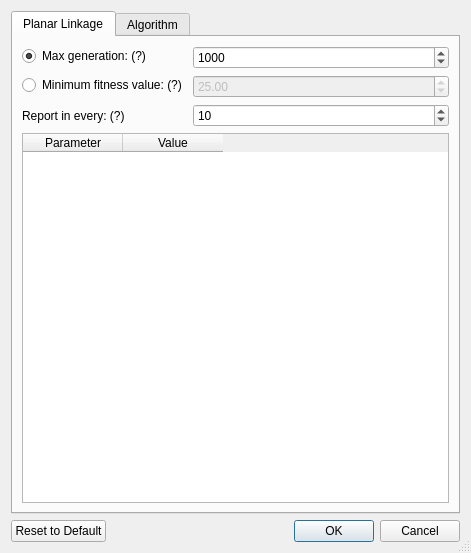
<?xml version="1.0" encoding="UTF-8"?>
<ui version="4.0">
 <class>Dialog</class>
 <widget class="QDialog" name="Dialog">
  <property name="geometry">
   <rect>
    <x>0</x>
    <y>0</y>
    <width>471</width>
    <height>553</height>
   </rect>
  </property>
  <property name="minimumSize">
   <size>
    <width>471</width>
    <height>553</height>
   </size>
  </property>
  <property name="windowTitle">
   <string>Options</string>
  </property>
  <property name="windowIcon">
   <iconset resource="../../../../icons.qrc">
    <normaloff>:/icons/DimensionalSynthesis.png</normaloff>:/icons/DimensionalSynthesis.png</iconset>
  </property>
  <property name="sizeGripEnabled">
   <bool>true</bool>
  </property>
  <property name="modal">
   <bool>true</bool>
  </property>
  <layout class="QVBoxLayout" name="verticalLayout">
   <item>
    <widget class="QTabWidget" name="tabWidget">
     <widget class="QWidget" name="planarlinkage">
      <attribute name="title">
       <string>Planar Linkage</string>
      </attribute>
      <layout class="QVBoxLayout" name="verticalLayout_2">
       <item>
        <layout class="QFormLayout" name="formLayout">
         <item row="1" column="0">
          <widget class="QRadioButton" name="maxGen_option">
           <property name="toolTip">
            <string>&lt;html&gt;&lt;head/&gt;&lt;body&gt;&lt;p&gt;This parameter determines the generations of evolution.&lt;/p&gt;&lt;p&gt;If the value set to 0, algorithm will stop only when you clicked the interrupt button.&lt;/p&gt;&lt;/body&gt;&lt;/html&gt;</string>
           </property>
           <property name="text">
            <string>Max generation: (?)</string>
           </property>
           <property name="checked">
            <bool>true</bool>
           </property>
          </widget>
         </item>
         <item row="1" column="1">
          <widget class="QSpinBox" name="maxGen">
           <property name="minimum">
            <number>0</number>
           </property>
           <property name="maximum">
            <number>5000</number>
           </property>
           <property name="singleStep">
            <number>100</number>
           </property>
           <property name="value">
            <number>1000</number>
           </property>
          </widget>
         </item>
         <item row="2" column="0">
          <widget class="QRadioButton" name="minFit_option">
           <property name="toolTip">
            <string>&lt;html&gt;&lt;head/&gt;&lt;body&gt;&lt;p&gt;This parameter determines the last fitness of evolution.&lt;/p&gt;&lt;p&gt;If the value set to 0, algorithm will stop only when you clicked the interrupt button.&lt;/p&gt;&lt;/body&gt;&lt;/html&gt;</string>
           </property>
           <property name="text">
            <string>Minimum fitness value: (?)</string>
           </property>
          </widget>
         </item>
         <item row="2" column="1">
          <widget class="QDoubleSpinBox" name="minFit">
           <property name="enabled">
            <bool>false</bool>
           </property>
           <property name="maximum">
            <double>2000.000000000000000</double>
           </property>
           <property name="value">
            <double>25.000000000000000</double>
           </property>
          </widget>
         </item>
         <item row="3" column="0">
          <widget class="QLabel" name="report_label">
           <property name="toolTip">
            <string>&lt;html&gt;&lt;head/&gt;&lt;body&gt;&lt;p&gt;If the value set to 0, algorithm will report in every 10 generations.&lt;/p&gt;&lt;/body&gt;&lt;/html&gt;</string>
           </property>
           <property name="text">
            <string>Report in every: (?)</string>
           </property>
          </widget>
         </item>
         <item row="3" column="1">
          <widget class="QSpinBox" name="report">
           <property name="value">
            <number>10</number>
           </property>
          </widget>
         </item>
        </layout>
       </item>
       <item>
        <widget class="QTableWidget" name="PLTable">
         <column>
          <property name="text">
           <string>Parameter</string>
          </property>
         </column>
         <column>
          <property name="text">
           <string>Value</string>
          </property>
         </column>
        </widget>
       </item>
      </layout>
     </widget>
     <widget class="QWidget" name="algorithm">
      <attribute name="title">
       <string>Algorithm</string>
      </attribute>
      <layout class="QVBoxLayout" name="verticalLayout_3">
       <property name="leftMargin">
        <number>6</number>
       </property>
       <property name="topMargin">
        <number>6</number>
       </property>
       <property name="rightMargin">
        <number>6</number>
       </property>
       <property name="bottomMargin">
        <number>6</number>
       </property>
       <item>
        <layout class="QHBoxLayout" name="horizontalLayout_3">
         <item>
          <widget class="QLabel" name="label">
           <property name="toolTip">
            <string>&lt;html&gt;&lt;head/&gt;&lt;body&gt;&lt;p&gt;The greater the number will make possibilities more available, but will result in longer selection times.&lt;/p&gt;&lt;/body&gt;&lt;/html&gt;</string>
           </property>
           <property name="text">
            <string>The first generation of the population: (?)</string>
           </property>
          </widget>
         </item>
         <item>
          <widget class="QSpinBox" name="popSize">
           <property name="minimum">
            <number>10</number>
           </property>
           <property name="maximum">
            <number>10000</number>
           </property>
           <property name="singleStep">
            <number>10</number>
           </property>
          </widget>
         </item>
        </layout>
       </item>
       <item>
        <widget class="QTableWidget" name="APTable">
         <attribute name="horizontalHeaderDefaultSectionSize">
          <number>150</number>
         </attribute>
         <attribute name="horizontalHeaderMinimumSectionSize">
          <number>150</number>
         </attribute>
         <column>
          <property name="text">
           <string>Parameter</string>
          </property>
         </column>
         <column>
          <property name="text">
           <string>Value</string>
          </property>
         </column>
        </widget>
       </item>
      </layout>
     </widget>
    </widget>
   </item>
   <item>
    <layout class="QHBoxLayout" name="horizontalLayout">
     <item>
      <widget class="QPushButton" name="setDefault">
       <property name="text">
        <string>Reset to Default</string>
       </property>
      </widget>
     </item>
     <item>
      <spacer name="horizontalSpacer">
       <property name="orientation">
        <enum>Qt::Horizontal</enum>
       </property>
       <property name="sizeHint" stdset="0">
        <size>
         <width>40</width>
         <height>20</height>
        </size>
       </property>
      </spacer>
     </item>
     <item>
      <widget class="QDialogButtonBox" name="buttonBox">
       <property name="orientation">
        <enum>Qt::Horizontal</enum>
       </property>
       <property name="standardButtons">
        <set>QDialogButtonBox::Cancel|QDialogButtonBox::Ok</set>
       </property>
      </widget>
     </item>
    </layout>
   </item>
  </layout>
 </widget>
 <resources>
  <include location="../../../../icons.qrc"/>
 </resources>
 <connections>
  <connection>
   <sender>buttonBox</sender>
   <signal>accepted()</signal>
   <receiver>Dialog</receiver>
   <slot>accept()</slot>
   <hints>
    <hint type="sourcelabel">
     <x>248</x>
     <y>254</y>
    </hint>
    <hint type="destinationlabel">
     <x>157</x>
     <y>274</y>
    </hint>
   </hints>
  </connection>
  <connection>
   <sender>buttonBox</sender>
   <signal>rejected()</signal>
   <receiver>Dialog</receiver>
   <slot>reject()</slot>
   <hints>
    <hint type="sourcelabel">
     <x>316</x>
     <y>260</y>
    </hint>
    <hint type="destinationlabel">
     <x>286</x>
     <y>274</y>
    </hint>
   </hints>
  </connection>
  <connection>
   <sender>maxGen_option</sender>
   <signal>toggled(bool)</signal>
   <receiver>maxGen</receiver>
   <slot>setEnabled(bool)</slot>
   <hints>
    <hint type="sourcelabel">
     <x>103</x>
     <y>77</y>
    </hint>
    <hint type="destinationlabel">
     <x>348</x>
     <y>78</y>
    </hint>
   </hints>
  </connection>
  <connection>
   <sender>minFit_option</sender>
   <signal>toggled(bool)</signal>
   <receiver>minFit</receiver>
   <slot>setEnabled(bool)</slot>
   <hints>
    <hint type="sourcelabel">
     <x>130</x>
     <y>117</y>
    </hint>
    <hint type="destinationlabel">
     <x>348</x>
     <y>118</y>
    </hint>
   </hints>
  </connection>
 </connections>
</ui>
